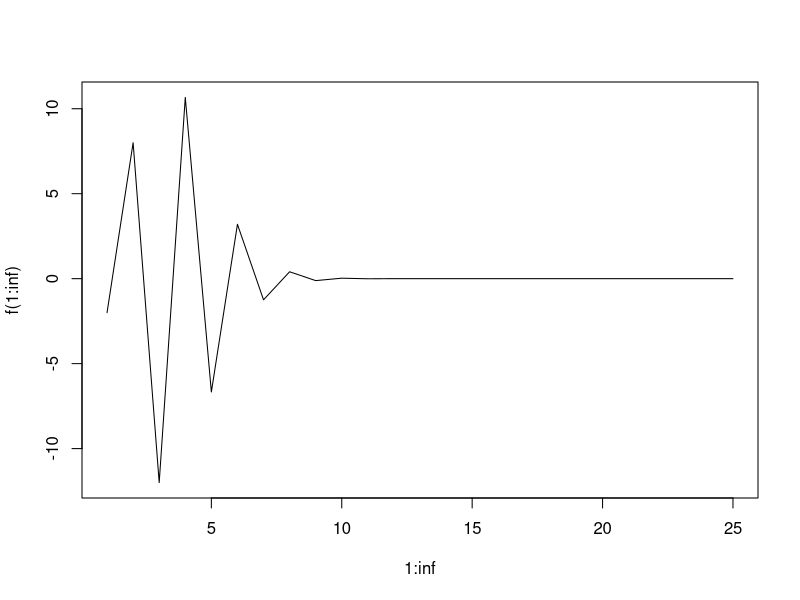
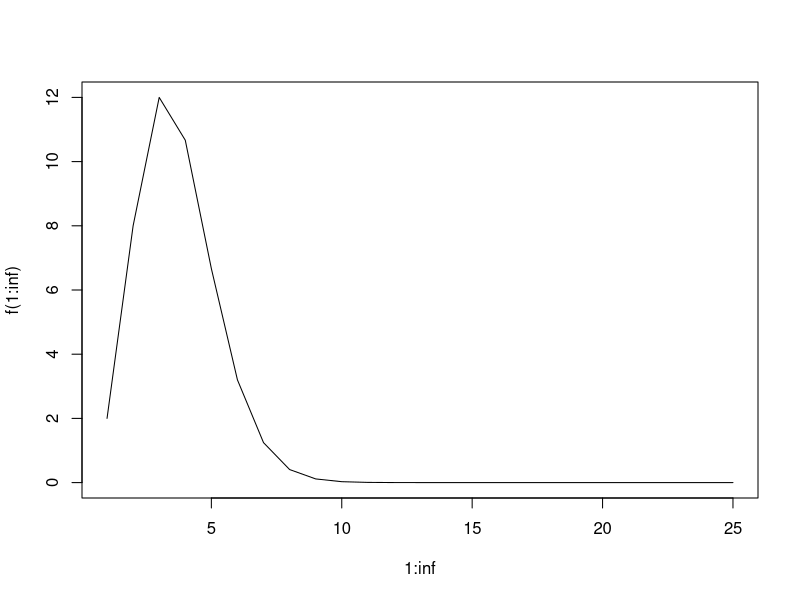
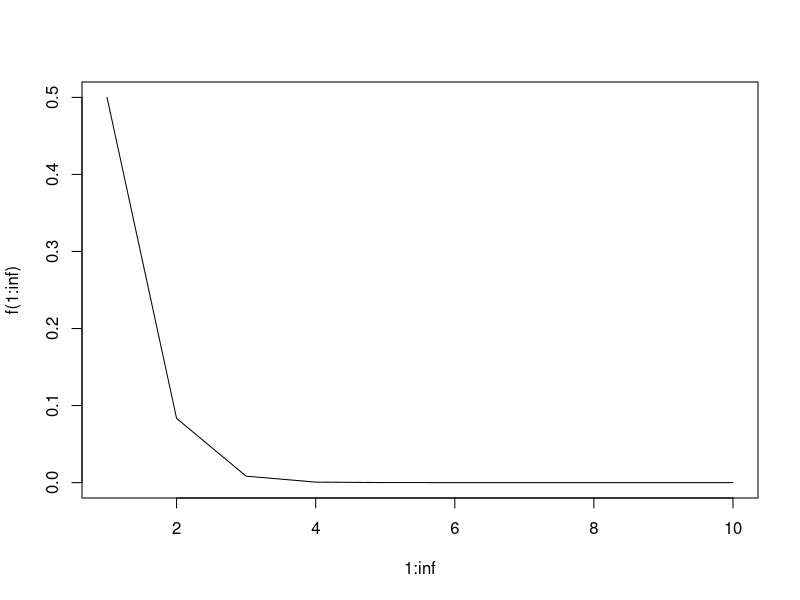
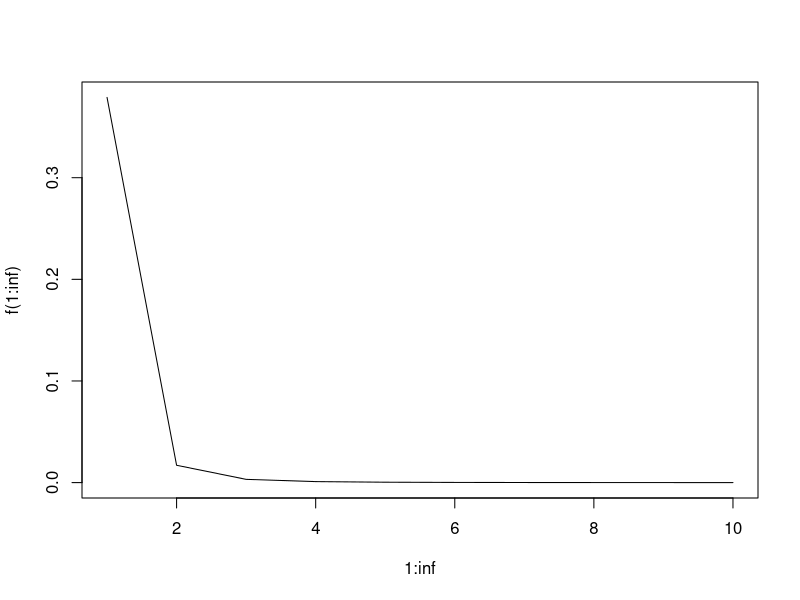
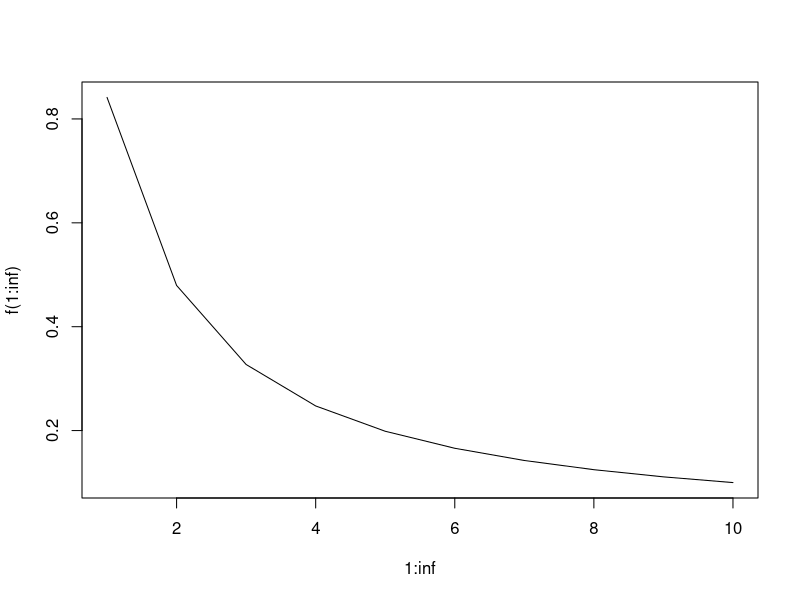
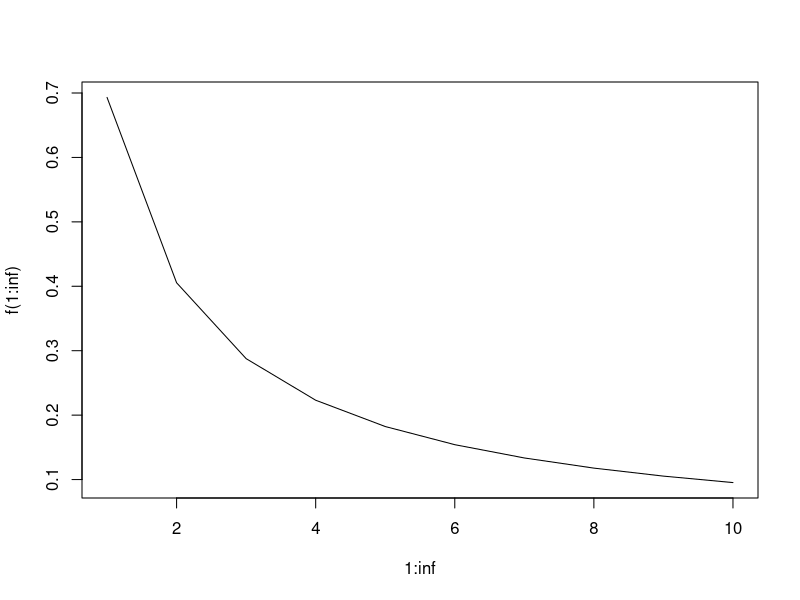
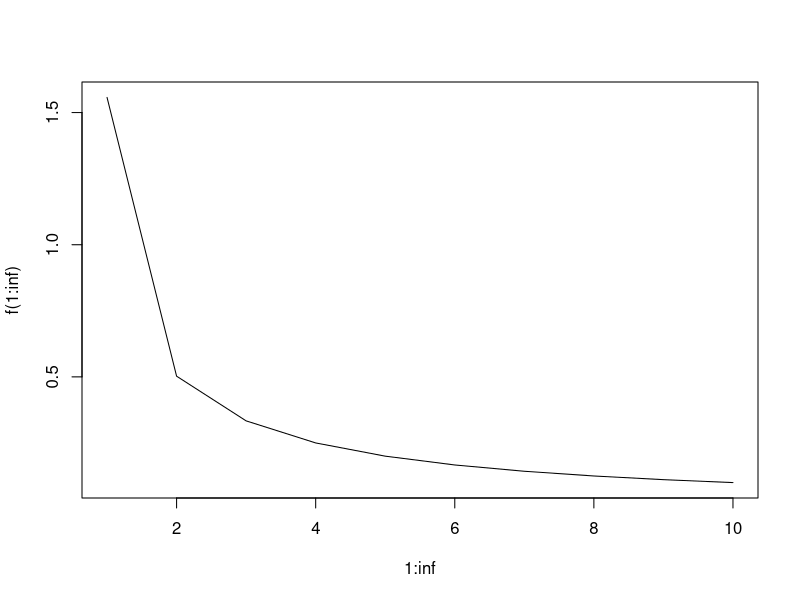
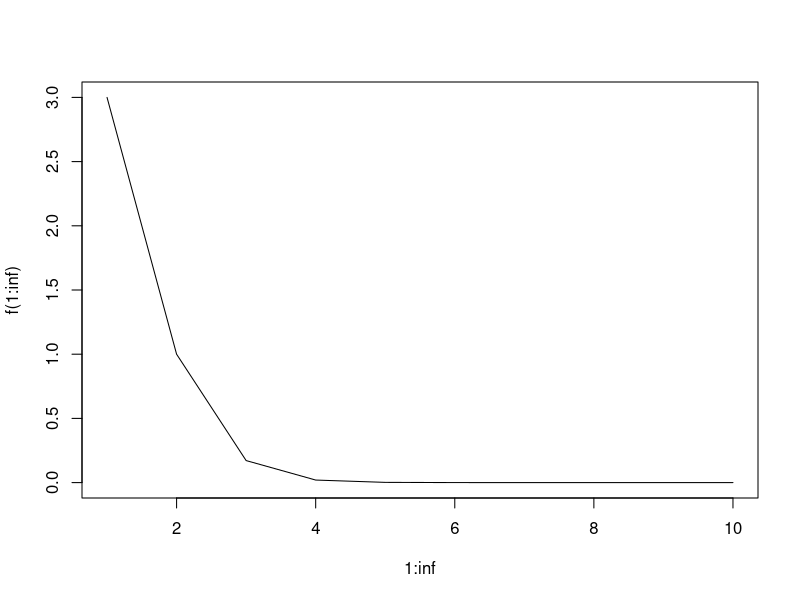

Reproduce these figures in R, in order.
epsilon <- 0.01
inf <- 10^5

limit <- function(f, v, se, left=TRUE, n=100) {
  if (left) {
    start <- se
    end <- v + epsilon
  } else {
    start <- v + epsilon
    end <- se
  }
  step <- (end - start) / n
  seqs <- seq(start, end, step)
  if (!left) {
    seqs <- rev(seqs)
  }
  values <- c()
  for (i in seqs) {
    values <- c(values, f(i))
  }
  return(values)
}

f <- function(x) {
  #return (log(1 + x) / x)
  return (1/(1+x))^(1+x)
}

#limit(f, 0, 1, left=FALSE)
#limit(f, inf, 10)

forward_diff <- function(an) {
  values <- c()
  for (i in 1:(length(an)-1)) {
    values <- c(values, an[i+1] - an[i])
  }
  return(values)
}

forward_diff_n <- function(an, max_iter=5) {
  print(paste(c(0, paste(an, collapse=',')), collapse=': '))
  for (i in 1:max_iter) {
    an <- forward_diff(an)
    print(paste(c(i, paste(an, collapse=',')), collapse=': '))
    if (all(an == 0)) {
      return(c(TRUE, i))
    }
  }
  return(FALSE)
}

#forward_diff(2^(1:10))
forward_diff_n(c(0,2,8,18,32,50,72))
#forward_diff_n(c(0,2,6,14,30,62,126))

inf <- 25 #100#00

test_convergence <- function(f) {
  #print(c(f(inf), (f(inf))^(1/inf), f(inf) / f(inf-1), sum(f(1:inf)), sum(f(1:(2*inf))), sum(f(1:(10*inf))), sum(f(1:(100*inf))), sum(f(1:(1000*inf)))))
  print(c(f(inf), (f(inf))^(1/inf), f(inf) / f(inf-1), sum(f(1:inf)), sum(f(1:(2*inf))), sum(f(1:(10*inf))), sum(f(1:(20*inf))), sum(f(1:(50*inf)))))
  plot(1:inf, f(1:inf), type='l')
}

#test_convergence(function(n) ((-1)^n*2^(1/n))) 
#test_convergence(function(n) ((2^(1/n)))) 
test_convergence(function(n) ((-1)^n*n^2*2^n/factorial(n)))
test_convergence(function(n) (n^2*2^n/factorial(n)))

#1
#test_convergence(function(n) (3*(n-1)/(3*n))^(n^2)) # exp(-1/3)
#test_convergence(function(n) ((n+1)/(2*n-1))^n)
#test_convergence(function(n) (2*atan(n)/pi)^n)
#test_convergence(function(n) (log(3*n+1)/n)^(2*n))
#test_convergence(function(n) ((n^4*(log(cos(1/n)))^2)/(n+1)))
#test_convergence(function(n) ((2*n^2+4*n+1)/(3*n^2+1))^n)
#test_convergence(function(n) (n/log(n))^(n/2))
#test_convergence(function(n) (pi/(2*atan(n)))^n)
#test_convergence(function(n) (3*n/(3*n-1))^(n^2))
#test_convergence(function(n) (2*n/(2*n+1))^(2*n)) 

inf <- 10#00
#3
#test_convergence(function(n) ((3^n)/(n^3)))
#test_convergence(function(n) ((cos(n))^2/(n^2)))
#test_convergence(function(n) ((n^2-1)/((n^3+n^2+1))))
#test_convergence(function(n) (1+1/n^2)^(n^3))
#test_convergence(function(n) (1/(2^n+n^2)))
#test_convergence(function(n) ((1+(-1)^n)/(2+(-1)^n)))
#test_convergence(function(n) ((n^3+1)/((n^10+1)^(1/3))))
#test_convergence(function(n) ((n-1)/(n+1))^(n^2+n))
#test_convergence(function(n) ((n^2)/(2*n+1))^(n))
#test_convergence(function(n) (log((n^2+1)/n^2)))
#test_convergence(function(n) ((2*n)/(3*n+1))^n)
#test_convergence(function(n) ((n*(n^2+1)^2)/(n^8+2*n^2+4*n+1)))
test_convergence(function(n) (factorial(n)/factorial(2*n)))

#test_convergence(function(n) (3*(n-1)/(3*n))^(n^2))

test_convergence(function(n) (log(cos(1/n)))^2)
test_convergence(function(n) (sin(1/n)))
test_convergence(function(n) (log(1+1/n)))
test_convergence(function(n) (n^2*tan((1/n)^3)))
test_convergence(function(n) ((n+2)/n^2)^n)
test_convergence(function(n) ((-1)^n*(n+2)/n^2)^n)
test_convergence(function(n) ((3*n-1)/n^2)^n)
test_convergence(function(n) (factorial(n)^2/factorial(2*n)))


f1 <- function(N) {
  fs <- c()
  for (n in N) {
    f <- 1
    for (i in 1:n) {
      f <- f * (2*i-1) / i
    }
    fs <- c(fs, f)
  }
  return(fs)
}
#f1 <- Vectorize(f1)
test_convergence(f1)

f2 <- function(N) {
  fs <- c()
  for (n in N) {
    f <- 1
    for (i in 1:n) {
      f <- f * asin(i/(i+1))
    }
    fs <- c(fs, f)
  }
  return(fs)
}
test_convergence(f2)

f3 <- function(N) {
  fs <- c()
  for (n in N) {
    f <- 1
    for (i in 1:n) {
      f <- f + prod((1:i)^2+1) / prod((1:i)^3+1)
    }
    fs <- c(fs, f)
  }
  return(fs)
}
#f1 <- Vectorize(f1)
test_convergence(f3)

#test_convergence(function(n) ((3*n-1)/n^2)^n)
test_convergence(function(n) ((3*n-1)/n^2)^n)

(1/0.00005-1)/2
#(1/0.00005)^(1/3)-1
S <- sum(1/(1:10000)^3)
s <- 0
for (n in 1:1000) {
  s <- s + 1/n^3
  print(c(n, abs(S-s)))
  if (abs(S - s) < 0.00005) {
    break
  }
}

for (n in 1:25) {
  E <- exp(-n-1)*(n+1)
  print(E)
  if (E < 0.00001) {
    print(n)
    break
  }
}

n <- 1:10
(-1)^n/factorial(2*n)

S <- sum((-1)^(1:20)/(factorial(2*(1:20))))
s <- 0
for (n in 1:100) {
  s <- s + (-1)^n/factorial(2*n)
  print(c(n, abs(S-s)))
  if (abs(S - s) < 1e-6) {
    break
  }
}

Euler <- function(f, h, tn, xn, mit=10) {
  print(c(tn, xn))
  for (i in 1:mit) {
    xn <- xn + h*f(xn, tn)
    tn <- tn + h
    print(c(tn, xn))
  }
}

f <- function(xn, tn) {
  return (tn - 2*xn)
}

Euler(f, 0.1, 0, 3)

integrate(function(x) log(x) - exp(1)*log(x)/x, 1, exp(1))
integrate(function(x) 1/(x^2-1), 2, Inf)
integrate(function(x) pi*(5-x)^2, 2, 5)$value / pi

n <- seq(20,100,0.01)
plot(n, 1/n, type='l')
lines(n, sin(1/n), col='red')

integrate(function(x) sin(1/x), 1, 10000)
integrate(function(x) 1/sqrt(x*(x+2)), 1, 10000)
